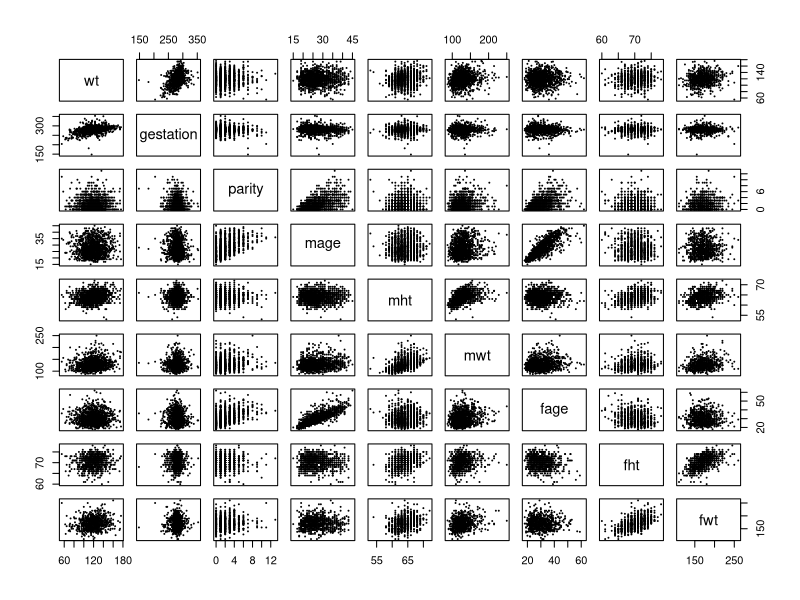
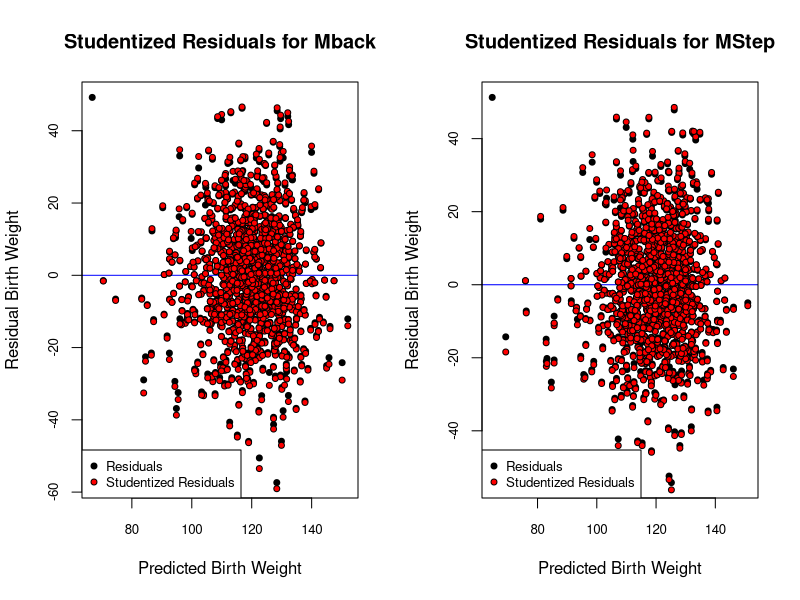
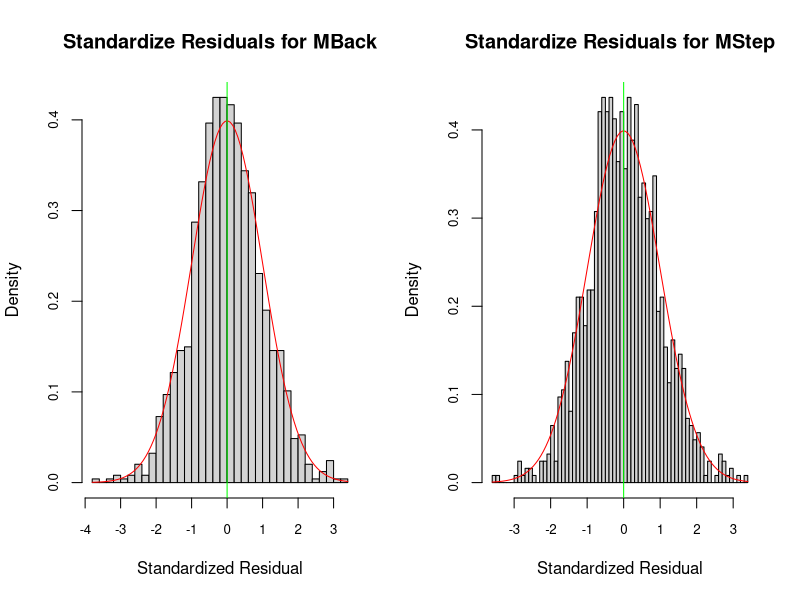
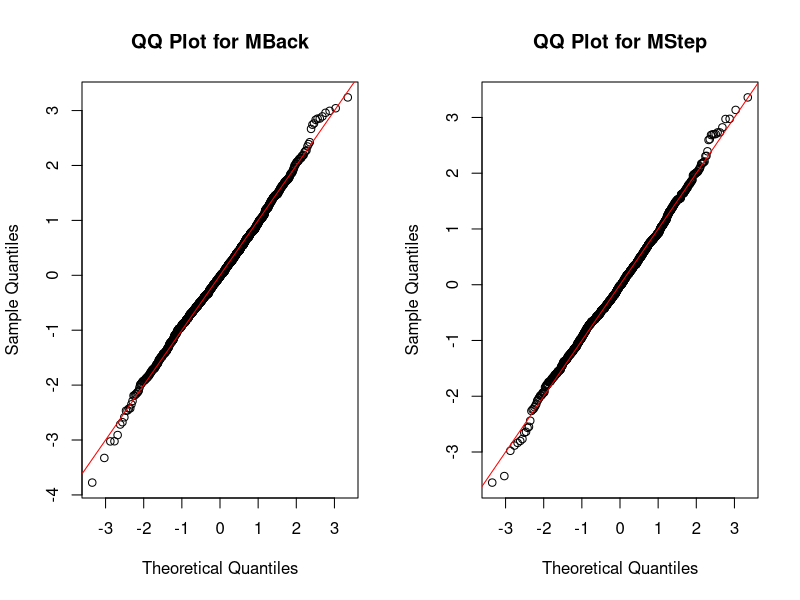
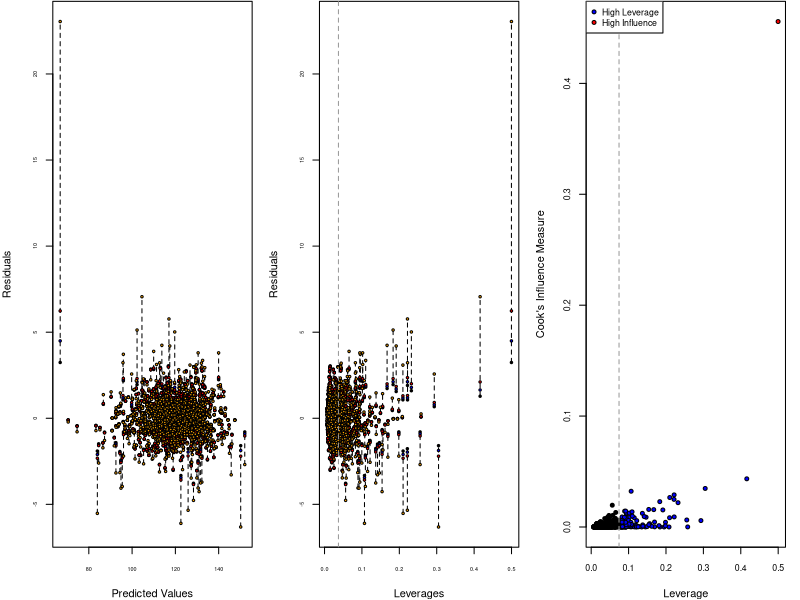
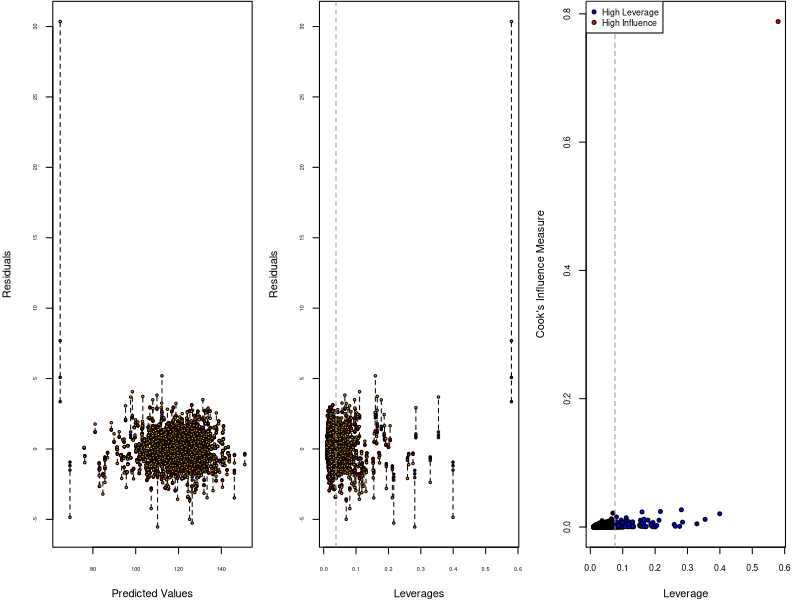
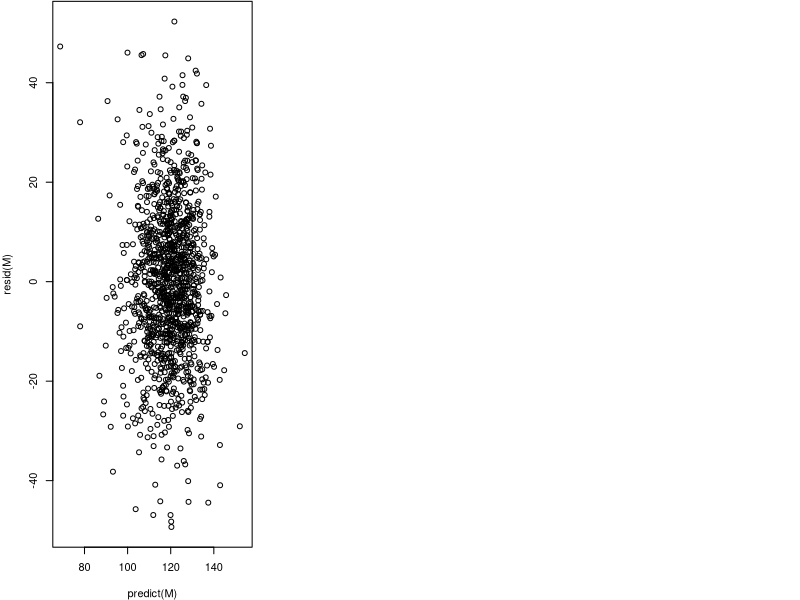
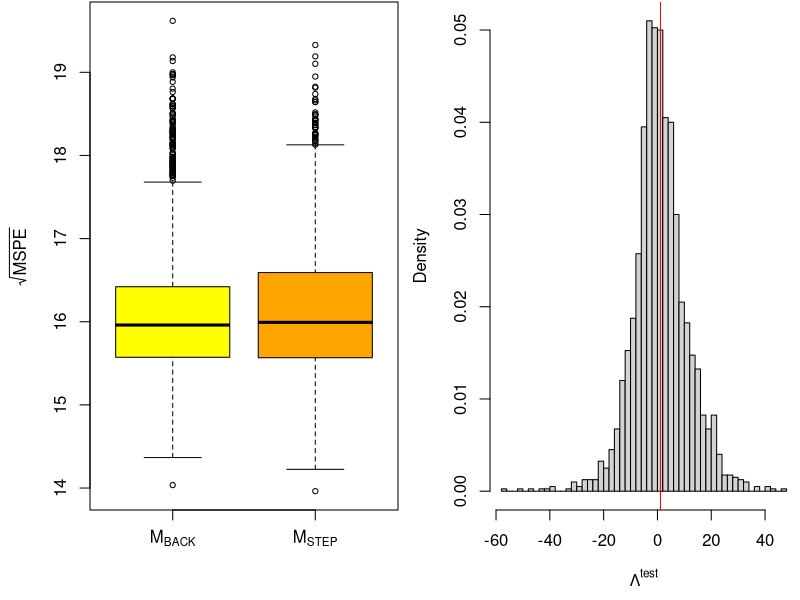

Recreate these plots in R, in order.
## ---- chunk 1
knitr::opts_chunk$set(echo = TRUE)
library(mice)
## ---- chunk 2
# read in data
births.raw = read.csv("chds_births.csv")
## ---- chunk 3
head(births.raw)
summary(births.raw)

proportion <- sapply(births.raw, function(x) { sum(is.na(x))*100/nrow(births.raw) })
proportion

# Validating Variables
births.raw$marital[!births.raw$marital %in% c(1:5)] = NA
births.raw$time[births.raw$time %in% c(9)] = NA
births.raw$number[births.raw$number %in% c(9)] = NA

## ---- chunk 4
categoricals = c('meth', 'feth', 'med', 'fed', 'marital', 'income', 'smoke', 'time', 'number')#, 'parity', 'mht', 'fht')
continuous = names(births.raw)[! names(births.raw) %in% categoricals]

# Categorize m/feth
#meth.categories = c(rep('Caucasian', 6), 'Mexican', 'African-American', 'Asian', 'Mixed', 'Other')
meth.categories = c(rep('Caucasian', 6), 'Other', 'African-American', 'Other', 'Other', 'Other')
for (i in 1:length(meth.categories)) {
  births.raw$meth[births.raw$meth == i-1] = meth.categories[i]
  births.raw$feth[births.raw$feth == i-1] = meth.categories[i]
}
births.raw$meth = as.factor(births.raw$meth)
births.raw$feth = as.factor(births.raw$feth)

# Categorize m/fed
#med.categories = c('elementary school', 'middle school', 'high school', 'high school + trade school', 'high school + some college', 'college graduate', 'trade school', 'high school unclear')
med.categories = c('Other', 'middle school', 'high school', 'Other', 'high school + some college', 'college graduate', 'Other', 'Other')
for (i in 1:length(med.categories)) {
  births.raw$med[births.raw$med == i-1] = med.categories[i]
  births.raw$fed[births.raw$fed == i-1] = med.categories[i]
}
births.raw$med = as.factor(births.raw$med)
births.raw$fed = as.factor(births.raw$fed)

# Categorize marital
#marital.categories = c('married', 'legally separated', 'divorced', 'widowed', 'never married')
marital.categories = c('married', 'single', 'single', 'single', 'single')
for (i in 1:length(marital.categories)) {
  births.raw$marital[births.raw$marital == i] = marital.categories[i]
}
births.raw$marital = as.factor(births.raw$marital)

# Categorize income
income.categories = c('under 2500', '2500-4999', '5000-7499', '7500-9999', '10000-12499', '12500-14999', '15000-17499', '17500-19999', '20000-22499', 'over 22500')
for (i in 1:length(income.categories)) {
  births.raw$income[births.raw$income == i-1] = income.categories[i]
}
births.raw$income = as.factor(births.raw$income)

# Categorize smoke
smoke.categories = c('never', 'smokes now', 'until pregnancy', 'used to, not anymore')
for (i in 1:length(smoke.categories)) {
  births.raw$smoke[births.raw$smoke == i-1] = smoke.categories[i]
}
births.raw$smoke = as.factor(births.raw$smoke)

# Categorize time
#time.categories = c('never or more than 10 years', 'still smokes', 'during pregnancy', 'less than a year', '1-2 years', '2-3 years', '3-4 years', '5-9 years', 'never or more than 10 years', 'quit but don’t know when')
time.categories = c('never or more than 10 years', 'still smokes', 'during pregnancy', 'less than 10 year', 'less than 10 year', 'less than 10 year', 'less than 10 year', 'less than 10 year', 'never or more than 10 years', 'quit but don’t know when')
for (i in 1:length(time.categories)) {
  births.raw$time[births.raw$time == i-1] = time.categories[i]
}
births.raw$time = as.factor(births.raw$time)

# Categorize number
#number.categories = c('never smoked', '1-4', '5-9', '10-14', '15-19', '20-29', '30-39', '40-60', 'more than 60', 'smoked but don’t know how much')
number.categories = c('never smoked', 'less than 20', 'less than 20', 'less than 20', 'less than 20', 'more than 20', 'more than 20', 'more than 20', 'more than 20', 'smoked but don’t know how much')
for (i in 1:length(number.categories)) {
  births.raw$number[births.raw$number == i-1] = number.categories[i]
}
births.raw$number = as.factor(births.raw$number)

births.raw$smoke = NULL
# summary(births.raw)
## ---- chunk 5
births.raw.cont = births.raw[ , ! names(births.raw) %in% categoricals]
# summary(births.raw.cont)
pairs(births.raw.cont, cex = 0.2)
## ---- chunk 6
table(births.raw$parity)

# Categorize parity
births.raw$parity[births.raw$parity > 5] = 5
parity.categories = c('zero', 'one', 'two', 'three', 'four', 'more than four')
for (i in 1:length(parity.categories)) {
  births.raw$parity[births.raw$parity == i-1] = parity.categories[i]
}
births.raw$parity = as.factor(births.raw$parity)
## ---- chunk 7
invisible(capture.output(births.mice <- mice(births.raw, method = "cart", seed = 1)))
births.clean <- complete(births.mice)
anyNA(births.clean)
## ---- chunk 8
prefit.model <- lm(wt ~ gestation + mage + mwt + fage + fwt, data = births.clean)
## ---- chunk 9
M0 <- lm(wt ~ 1, data = births.clean) # initial model
Mfull <- lm(wt ~ (. - number - time - fed - med - feth - meth - marital)^2+ number + time + fed + med + feth                + meth + marital + I(gestation^2) + I(mage^2) + I(mht^2)
              + I(mwt^2) + I(fage^2) + I(fht^2) + I(fwt^2), data = births.clean) # full model
Mstart <- lm(wt ~ ., data = births.clean) # start model
## ---- chunk 10
# forward selection
Mfwd <- step(object = M0,
             scope = list(lower = M0, upper = Mfull),
             direction = "forward",
             trace = FALSE)
## ---- chunk 11
# backward elimination
Mback <- step(object = Mfull,
              scope = list(lower = M0, upper = Mfull),
              direction = "backward",
              trace = FALSE)
## ---- chunk 12
# stepwise selection
Mstep <- step(object = Mstart,
              scope = list(lower = M0, upper = Mfull),
              direction = "both",
              trace = FALSE)
## ---- chunk 13
#Press Statistic
calPress <- function(M){
  #X <- model.matrix(M)
  #H <- X %*% solve(crossprod(X), t(X))
  #press <- resid(M)/(1-diag(H))
  press <- resid(M)/(1-hatvalues(M))
  press <- sum(press^2)
  return(press)
}

press1 <- calPress(Mfwd);
press2 <- calPress(Mback);
press3 <- calPress(Mstep);
press4 <- calPress(prefit.model)

presses <- c(press1, press2, press3, press4)

# AIC Statistic
AIC1 <- AIC(Mfwd)
AIC2 <- AIC(Mback)
AIC3 <- AIC(Mstep)
AIC4 <- AIC(prefit.model)

AICS <- c(AIC1, AIC2, AIC3, AIC4)


## ---- chunk 14
r.squared <- c(summary(Mfwd)$r.squared, summary(Mback)$r.square, 
               summary(Mstep)$r.square, summary(prefit.model)$r.square)
info <- c(r.squared,AICS,presses)
info <- matrix(t(info),nrow = 4,ncol = 3)
rownames(info)<-c("MFwd", "MBack", "MStep", "MPrefit")
colnames(info)<-c("R^2", "AIC", "Press")
info  

## ---- chunk 15
# models to compare
M1 <- Mback
M2 <- Mstep
## ---- chunk 16

# function for drawing studendized residual plots
StuResPlot <- function(M,name) {
  cex <- .8
  res <- residuals(M)
  h <- hatvalues(M)  # Hat matrix
  sigma.hat <- sigma(M)
  res.stu <- resid(M)/sqrt(1-h) # studentized residuals, but on the data scale
  y.hat <- predict(M)
 
  par(4,.1,4,.1)
  plot(y.hat, res, pch = 21, bg = "black", cex = cex, cex.axis = cex,
        xlab = "Predicted Birth Weight",
        ylab = "Residual Birth Weight",
        main = paste("Studentized Residuals for",name),
        abline(h = mean(res), col = "blue"))
  points(y.hat, res.stu, pch = 21, bg = "red", cex = cex)
  legend(x = "bottomleft", c("Residuals", "Studentized Residuals"),
        pch = 21, pt.bg = c("black", "red"), pt.cex = cex, cex = cex)
}

# function for drawing standardized residual plots
StaResPlot <- function(M,name) {
  cex <- .8
  res <- residuals(M) # Hat matrix
  h <- hatvalues(M)
  sigma.hat <- sigma(M)
  # par(mar = c(4,2,.1,2))
  par(4,.1,4,.1)
  hist(res/sigma.hat, breaks = 50, freq = FALSE, cex.axis = cex,
  xlab = "Standardized Residual", main = paste("Standardize Residuals for",name))
  curve(dnorm(x), col = "red", add = TRUE)
  abline(v = mean(res/sigma.hat), col = "green")
}

#function for drawing QQ plots
QQPlot <- function(M,name) {
  res <- residuals(M)
  h <- hatvalues(M)
  qqnorm(res/sigma(M),main = paste("QQ Plot for",name))
  abline(a=0, b=1, col = "red") #add 45 degree line
  # head(res.stu1)
}


## ---- chunk 17

 par(mfrow = c(1,2))
# studendized residual for backward elimination model:
StuResPlot(Mback,"Mback")

# studentdized residual for stepwise selection model:
StuResPlot(Mstep,"MStep")

## ---- chunk 18
par(mfrow = c(1,2))
# standardized residual for backward elimination model:
StaResPlot(Mback,"MBack")

# standardized residual for stepwise selection model:
StaResPlot(Mstep,"MStep")
## ---- chunk 19

 par(mfrow = c(1,2))
# QQ-plot for backward selection model:
QQPlot(Mback,"MBack")

# QQ-plot for stepwise selection model:
QQPlot(Mstep,"MStep")
## ---- chunk 20
# function to produce leverage and influence plots
LeverageInfluence <- function(M) {
  y.hat <- predict(M) # predicted values
  sigma.hat <- sigma(M)
  res <- resid(M) # original residuals$
  res.sta <- res/sigma.hat # standardized residuals

  # compute leverages
  h <- hatvalues(M) # hat matrix
  res.stu <- res.sta/sqrt(1-h) # studentized residuals

  # PRESS residuals
  press <- res/(1-h)

  # DFFITS residuals
  dfts <- dffits(M)

  # standardize each of these such that they are identical at the average
  # leverage value
  p <- length(coef(M))
  n <- nobs(M)
  hbar <- p/n # average leverage
  res.stu <- res.stu*sqrt(1 - hbar) # at h = hbar, res.stu = res.sta
  press <- press*(1 - hbar)/sigma.hat # at h = hbar, press = res.sta
  dfts <- dfts*(1 - hbar)/sqrt(hbar) # at h = hbar, dfts = res.sta

  # plot all residuals
  par(mfrow = c(1,3), mar = c(4,4,.1,1.1))
  cex <- .5
  plot(y.hat, rep(0, length(y.hat)),
       type = "n", # empty plot to get the axis range
       ylim = range(res.sta, res.stu, press, dfts),
       cex.axis = cex,
       xlab = "Predicted Values",
       ylab = "Residuals")

  # dotted line connecting each observations residuals for better visibility
  segments(x0 = y.hat,
           y0 = pmin(res.sta, res.stu, press, dfts),
           y1 = pmax(res.sta, res.stu, press, dfts),
           lty = 2)
  points(y.hat, res.sta, pch = 21, bg = "black", cex = cex)
  points(y.hat, res.stu, pch = 21, bg = "blue", cex = cex)
  points(y.hat, press, pch = 21, bg = "red", cex = cex)
  points(y.hat, dfts, pch = 21, bg = "orange", cex = cex)

  # against leverages
  plot(h, rep(0, length(y.hat)),
       type = "n",
       cex.axis = cex,
       ylim = range(res.sta, res.stu, press, dfts),
       xlab = "Leverages", ylab = "Residuals")

  segments(x0 = h,
          y0 = pmin(res.sta, res.stu, press, dfts),
          y1 = pmax(res.sta, res.stu, press, dfts),
          lty = 2)
  points(h, res.sta, pch = 21, bg = "black", cex = cex)
  points(h, res.stu, pch = 21, bg = "blue", cex = cex)
  points(h, press, pch = 21, bg = "red", cex = cex)
  points(h, dfts, pch = 21, bg = "orange", cex = cex)
  abline(v = hbar, col = "grey60", lty = 2)

  # cook's distance vs. leverage
  D <- cooks.distance(M)

  # flag some of the points
  infl.ind <- which.max(D) # top influence point
  lev.ind <- h > 2*hbar # leverage more than 2x the average
  clrs <- rep("black", len = n)
  clrs[lev.ind] <- "blue"
  clrs[infl.ind] <- "red"
  # par(mfrow = c(1,1), mar = c(4,4,1,1))
  cex <- .8
  plot(h, D, xlab = "Leverage", ylab = "Cook's Influence Measure",
  pch = 21, bg = clrs, cex = cex, cex.axis = cex)
  p <- length(coef(M))
  n <- nrow(births.clean)
  hbar <- p/n # average leverage
  abline(v = 2*hbar, col = "grey60", lty = 2) # 2x average leverage
  legend("topleft", legend = c("High Leverage", "High Influence"), pch = 21,
         pt.bg = c("blue", "red"), cex = cex, pt.cex = cex)
  return(c(infl.ind, D[infl.ind]))
}


# leverage influence for forward selection model:
a <-LeverageInfluence(Mback)
b <-LeverageInfluence(Mstep)

## ---- chunk 21
M <-lm(births.clean)
# coef(M)
plot(predict(M),resid(M))
entry <- which.max(resid(M))
entry
## ---- chunk 22
options(warn=-1)      #turn off warnings
# Cross-validation setup
nreps <- 2e3 # number of replications
ntot <- nrow(births.clean) # total number of observations
ntrain <- floor(ntot * 0.7) # size of training set
ntest <- ntot-ntrain # size of test set
mspe1 <- rep(NA, nreps) # sum-of-square errors for each CV replication
mspe2 <- rep(NA, nreps)
logLambda <- rep(NA, nreps) # log-likelihod ratio statistic for each replication
system.time({
  for(ii in 1:nreps) {
    if(ii%%200 == 0) message("ii = ", ii)
    # randomly select training observations
    train.ind <- sample(ntot, ntrain) # training observations
    # refit the models on the subset of training data; ?update for details!
    M1.cv <- update(M1, subset = train.ind)
    M2.cv <- update(M2, subset = train.ind)
    # out-of-sample residuals for both models
    # that is, testing data - predictions with training parameters
    M1.res <- births.clean$wt[-train.ind] -
              predict(M1.cv, newdata = births.clean[-train.ind,])
    M2.res <- births.clean$wt[-train.ind] -
              predict(M2.cv, newdata = births.clean[-train.ind,])
    # mean-square prediction errors
    mspe1[ii] <- mean(M1.res^2)
    mspe2[ii] <- mean(M2.res^2)
    # out-of-sample likelihood ratio
    M1.sigma <- sqrt(sum(resid(M1.cv)^2)/ntrain) # MLE of sigma
    M2.sigma <- sqrt(sum(resid(M2.cv)^2)/ntrain)
    # since res = y - pred, dnorm(y, pred, sd) = dnorm(res, 0, sd)
    logLambda[ii] <- sum(dnorm(M1.res, mean = 0, sd = M1.sigma, log = TRUE))
    logLambda[ii] <- logLambda[ii] -
                     sum(dnorm(M2.res, mean = 0, sd = M2.sigma, log = TRUE))
  }
})
options(warn=1)      #turn warnings back on
## ---- chunk 23
# plot rMSPE and out-of-sample log(Lambda)
par(mfrow = c(1,2))
par(mar = c(4.5, 4.5, .1, .1))
boxplot(x = list(sqrt(mspe1), sqrt(mspe2)), names = expression(M[BACK], M[STEP]), cex = .7,
        ylab = expression(sqrt(MSPE)), col = c("yellow", "orange"))
hist(logLambda, breaks = 50, freq = FALSE,
     xlab = expression(Lambda^{test}),
     main = "", cex = .7)
abline(v = mean(logLambda), col = "red") # average value


# r.squared <- c(summary(M1)$r.squared,summary(M2)$r.squared)
# 
# 
# presses <- c(calPress(M1), calPress(M2))
# 
# 
# AICS <-c(AIC(M1),AIC(M2))
# 
# info <-matrix(c(r.squared,presses,AICS),nrow = 2, ncol = 3)
# rownames(info) <- c("MBack","MStep")
# colnames(info)<- c("R^2","Press","AIC")
# 
# info
# 




